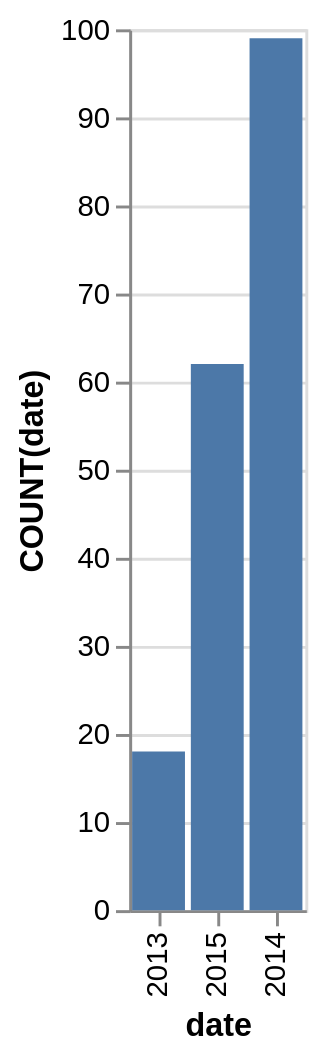

The specification (Vega-Lite) saved for this image:
### Vega-Lite specification from a JSON file in a GitHub repository (floating-point values rounded to 4 significant figures)
{"data": {"values": [{"x_data": "2013", "y_data": 18}, {"x_data": "2014", "y_data": 99}, {"x_data": "2015", "y_data": 62}]}, "mark": "bar", "encoding": {"x": {"field": "x_data", "type": "nominal", "title": "date", "sort": {"op": "sum", "field": "y_data", "order": "ascending"}}, "y": {"field": "y_data", "type": "quantitative", "title": "COUNT(date)"}}}
